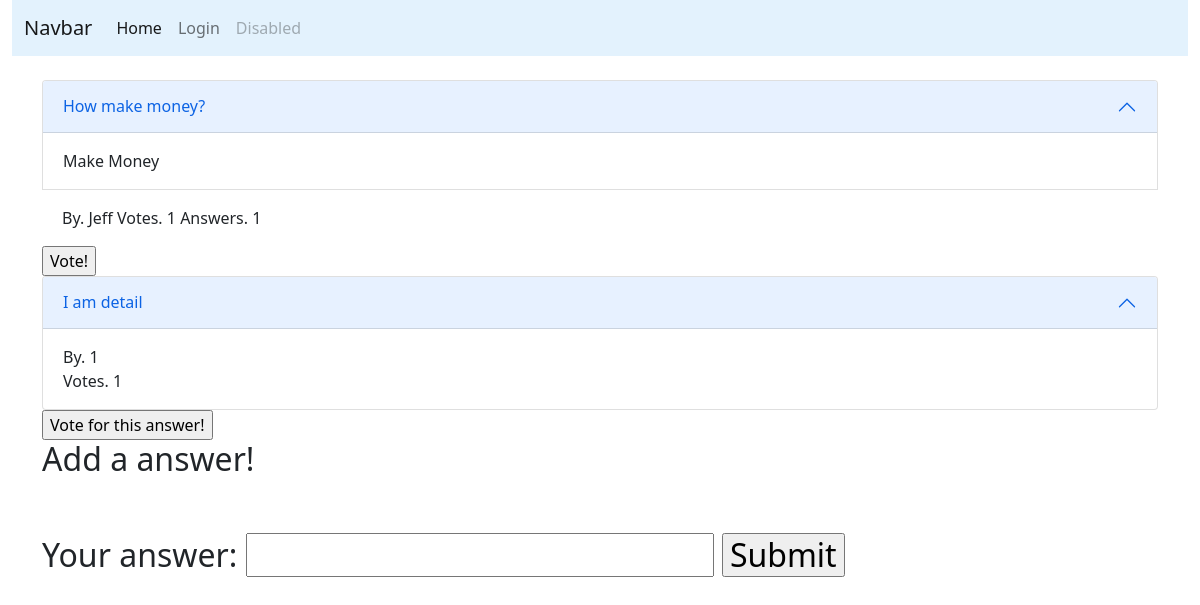
Screenshot of /answers?id=2 with the database file from the repository.
### tables this page shows
CREATE TABLE QUESTIONS (ID INT, TITLE TEXT, DETAIL TEXT, AUTHOR TEXT, VOTES INT, ANSWERS INT);

CREATE TABLE ANSWERS (ID INT, QUESTION_ID INT, DETAIL TEXT, AUTHOR TEXT, VOTES INT);

### app/main.py (the view)
@app.get("/answers")
def get_route_question(id: str):
    return send_data_from_id(id)

### app/templates/answers.html (shortened to what this page needs)
{% extends "template.html" %} {% block content %}
<br/>
<div class="accordion" id="accordionBasic">
    <div class="accordion-item">
      <h2 class="accordion-header" id="headingOne">
        <button class="accordion-button" type="button" data-bs-toggle="collapse" data-bs-target="#collapseOne" aria-expanded="true" aria-controls="collapseOne">
            {{ questionAnswer.title }}
            <br/>
        </button>
      </h2>
      <div id="collapseOne" class="accordion-collapse collapse show" aria-labelledby="headingOne" data-bs-parent="#accordionBasic">
        <div class="accordion-body">
            {{ questionAnswer.detail }}
            <br/>
        </div>
      </div>
    </div>
      <div id="collapseOne" class="accordion-collapse collapse show" aria-labelledby="headingOne" data-bs-parent="#accordionBasic">
        <div class="accordion-body">
            By. {{ questionAnswer.author }}
            Votes. {{ questionAnswer.votes }}
            Answers. {{ questionAnswer.answers }}
        </div>
      </div>
    </div>
<form method="post" action="/edit_question">
  <input type="submit" value="Vote!" name="action"></input>
</form>
{% for answer in answers %}
<div class="accordion" id="accordionBasic">
    <div class="accordion-item">
      <h2 class="accordion-header" id="headingOne">
        <button class="accordion-button" type="button" data-bs-toggle="collapse" data-bs-target="#collapseOne" aria-expanded="true" aria-controls="collapseOne">
            {{ answer.detail }}
            <br/>
        </button>
      </h2>
      <div id="collapseOne" class="accordion-collapse collapse show overflowDetail" aria-labelledby="headingOne" data-bs-parent="#accordionBasic">
        <div class="accordion-body">
            By. {{ answer.author }}
            <br/>
            Votes. {{ answer.votes }}
        </div>
      </div>
    </div>
    </div>
    <form method="post" action="/edit_answer">
      <input type="submit" value="Vote for this answer!" name="action"></input>
    </form>
{% endfor %}
<h2>Add a answer!</p>
<form method="post" action="/add_answers">
  <br/>
  <label>Your answer: </label>
  <input name = "detail"></input>
  <input type="submit" value="Submit" name="action"></input>
</form>
{% endblock %}

### rows the page displays
QUESTIONS: title "How make money?", detail "Make Money", author "Jeff", votes "1", answers "1"
ANSWERS: detail "I am detail", author "1", votes "1"
